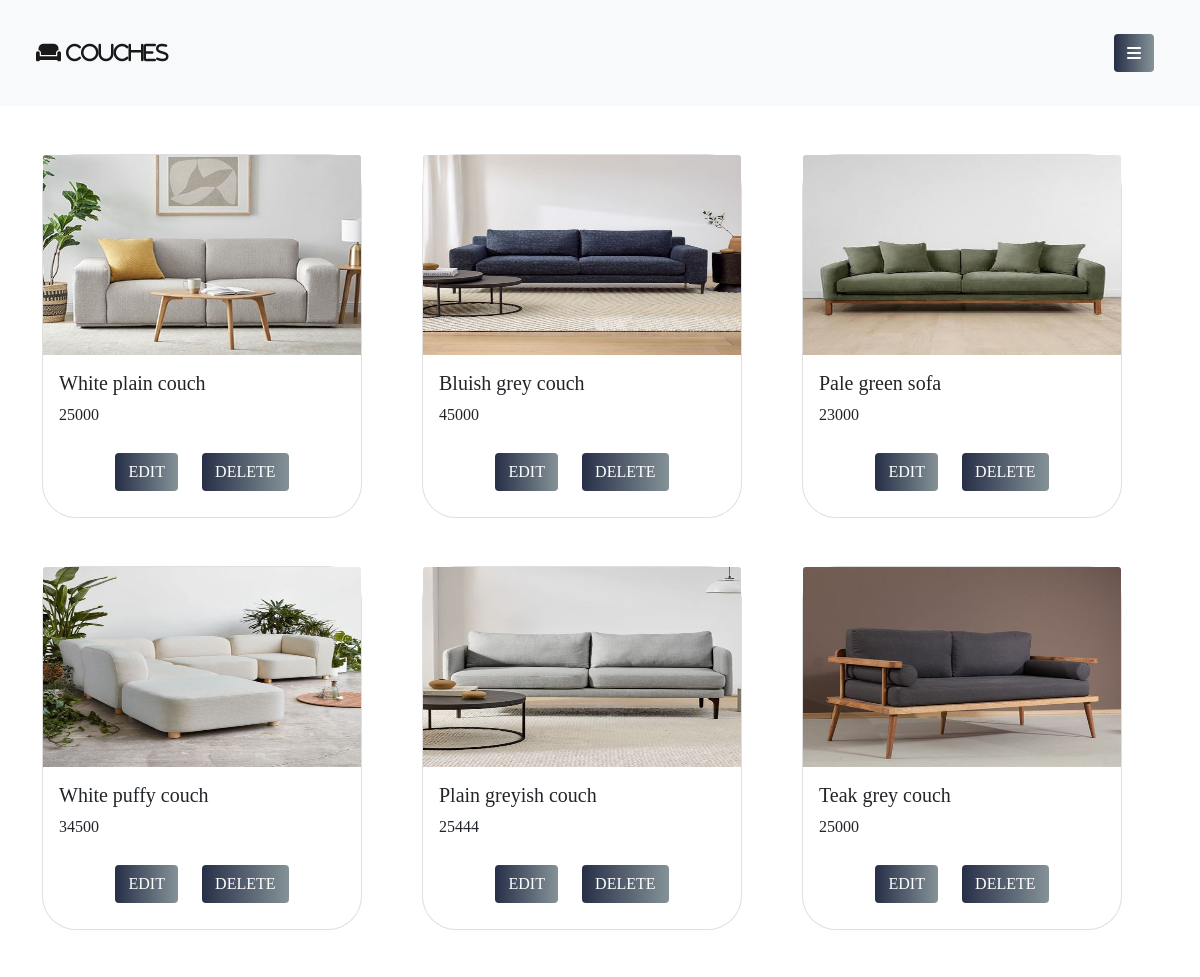
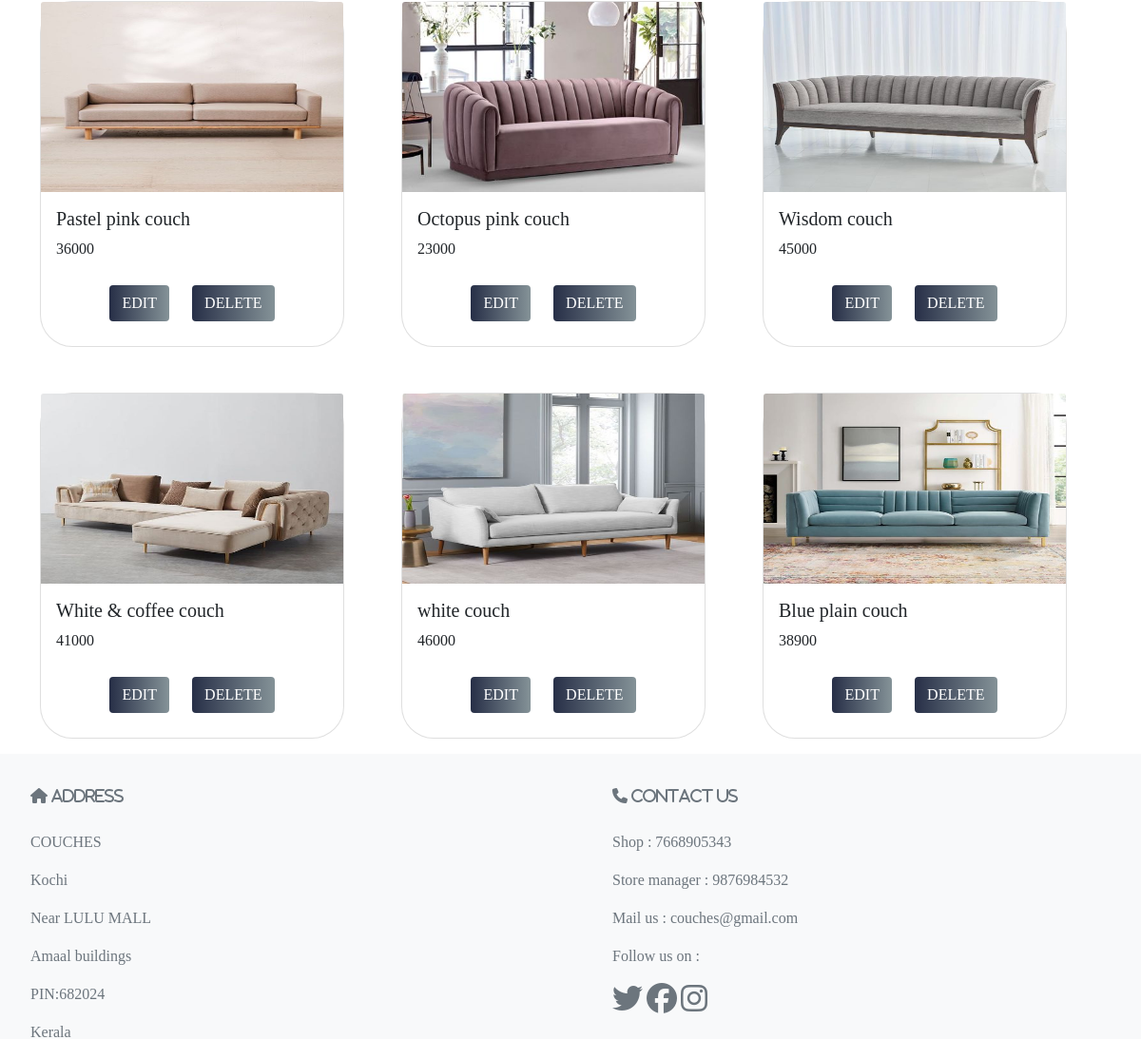
The app's page /eapp/productdisplay/ with its own data (2 pictures, top to bottom).
### eapp/models.py (models this page shows, shortened)
class productmodel(models.Model):
    name = models.CharField(max_length=25)
    price = models.IntegerField()
    image = models.FileField(upload_to="eapp/static")

### eapp/views.py (the view)
# urls.py: path('productdisplay/', productdisplay),
def productdisplay(request):
    a = productmodel.objects.all()
    namelist = []
    pricelist = []
    imagelist = []
    id = []
    for i in a:
        id1 = i.id
        id.append(id1)
        img = i.image
        imagelist.append(str(img).split('/')[-1])
        nm = i.name
        namelist.append(nm)
        pl = i.price
        pricelist.append(pl)
    mylist = zip(imagelist,namelist,pricelist,id)
    return render(request,'productdisplay.html',{'list':mylist})

### eapp/templates/productdisplay.html (shortened to what this page needs)
<!DOCTYPE html>
<html lang="en">
{% load static %}
<head>
    <link href="https://cdn.jsdelivr.net/npm/bootstrap@5.0.2/dist/css/bootstrap.min.css" rel="stylesheet"
>
    <link href="https://cdn.jsdelivr.net/npm/bootstrap@5.0.2/dist/css/bootstrap.min.css" rel="stylesheet"
>
</head>
<body>
<nav class="navbar navbar-light bg-light p-4">
    <div class="container-fluid">
        <span class="navbar-brand mb-0 h1"><i class="fa-solid fa-couch"> Couches</i></span>
        <button class="btn" type="button" data-bs-toggle="offcanvas" data-bs-target="#offcanvasRight"
                aria-controls="offcanvasRight"><i class="fa-sharp fa-solid fa-bars " style="color:white"></i>
        </button>
    </div>
</nav>
<div class="container ml-5">
    <div class="row ">
        {% for i,j,l,m in list %}
        <div class="col-4 mt-5 ">
            <div class="card" style="width: 20rem;border-radius:34px">
                <img src="{% static i %}" class="card-img-top" height="200px" width="200px" alt="...">
                <div class="card-body">
                    <h5 class="card-title" style="font-family:cursive">{{j}}</h5>
                    <p class="card-text" style="font-family:fantasy">{{l}}</p>
                    <center>
                        <a href="http://127.0.0.1:8000/eapp/editproduct/{{m}}" class="btn " style="color:white;font-family:cursive">Edit</a>
                        <a href="http://127.0.0.1:8000/eapp/deleteproduct/{{m}}" class="btn " style="color:white;font-family:cursive">Delete</a>
                    </center>
                </div>
            </div>
        </div>
        {% endfor %}
    </div>
</div>
</body>
{% include 'footer.html' %}
</html>

### eapp/templates/footer.html (shortened to what this page needs)
<!DOCTYPE html>
<html lang="en">
<head>
    <link href="https://cdn.jsdelivr.net/npm/bootstrap@5.0.2/dist/css/bootstrap.min.css" rel="stylesheet"
>
</head>
<body>
<div class="container-fluid bg-light text-secondary p-3 mt-3" style="height:300px">
    <div class="row">
        <div class="col-6 mt-3 ms-3 ">
            <strong style="font-family:cursive">
                <i class="fa-solid fa-house"> Address</i>
            </strong>
            <br><br>
            <p style="font-family:cursive">COUCHES</p>
            <p>Kochi</p>
            <p>Near LULU MALL</p>
            <p>Amaal buildings</p>
            <p>PIN:682024</p>
            <p>Kerala</p>
        </div>
        <div class="col-4 mt-3 ms-3">
            <strong style="font-family:cursive">
                <i class="fa-solid fa-phone"> Contact us</i>
            </strong>
            <br><br>
            <p>Shop : 7668905343</p>
            <p>Store manager : 9876984532</p>
            <p>Mail us : couches@gmail.com</p>
            <p>Follow us on : </p>
            <p><i class="fa-brands fa-twitter fa-2x"></i> <i class="fa-brands fa-facebook fa-2x"></i> <i
                    class="fa-brands fa-instagram fa-2x"></i></p>
        </div>
    </div>
</div>
</body>
</html>

### eapp/templates/productdisplay.html (style rules this page uses)
.navbar { background-color:#cce6ff; }
.btn { background-image: linear-gradient(to right, #283048 0%, #859398 51%, #283048 100%); margin: 10px; padding: 15px 45px; text-align: center; text-transform: uppercase; transition: 0.5s; background-size: 200% auto;  box-shadow: 0 0 20px #eee; border-radius: 10px; display: block; }
body { background-image:url("https://i.pinimg.com/474x/d2/f3/2a/d2f32afde48992b6253a2417e747dbcb.jpg") }

### eapp/templates/footer.html (style rules this page uses)
p { font-family:italic; }

### records on screen
productmodel: list "White plain couch"
productmodel: list "Bluish grey couch"
productmodel: list "Pale green sofa"
productmodel: list "White puffy couch"
productmodel: list "Plain greyish couch"
productmodel: list "Teak grey couch"
productmodel: list "Pastel pink couch"
productmodel: list "Octopus pink couch"
productmodel: list "Wisdom couch"
productmodel: list "White & coffee couch"
productmodel: list "white couch"
productmodel: list "Blue plain couch"

### other values on screen
{{ l }} "25000" "45000" "23000" "34500" "25444" "25000" "36000" "23000" "45000" "41000" "46000" "38900"
